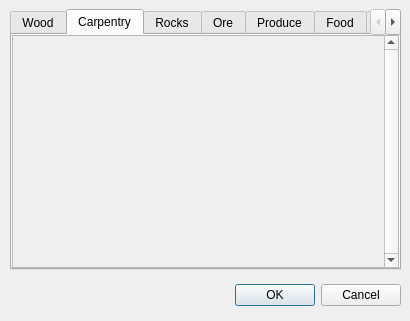
<?xml version="1.0" encoding="UTF-8"?>
<ui version="4.0">
 <class>SourceConfigDialog</class>
 <widget class="QDialog" name="SourceConfigDialog">
  <property name="geometry">
   <rect>
    <x>0</x>
    <y>0</y>
    <width>410</width>
    <height>321</height>
   </rect>
  </property>
  <property name="windowTitle">
   <string>Dialog</string>
  </property>
  <widget class="QDialogButtonBox" name="buttonBox">
   <property name="geometry">
    <rect>
     <x>40</x>
     <y>280</y>
     <width>361</width>
     <height>31</height>
    </rect>
   </property>
   <property name="orientation">
    <enum>Qt::Horizontal</enum>
   </property>
   <property name="standardButtons">
    <set>QDialogButtonBox::Cancel|QDialogButtonBox::Ok</set>
   </property>
  </widget>
  <widget class="QTabWidget" name="tabWidget">
   <property name="geometry">
    <rect>
     <x>10</x>
     <y>9</y>
     <width>391</width>
     <height>261</height>
    </rect>
   </property>
   <property name="currentIndex">
    <number>1</number>
   </property>
   <widget class="QWidget" name="tabWood">
    <attribute name="title">
     <string>Wood</string>
    </attribute>
    <layout class="QVBoxLayout" name="verticalLayout">
     <property name="leftMargin">
      <number>0</number>
     </property>
     <property name="topMargin">
      <number>0</number>
     </property>
     <property name="rightMargin">
      <number>0</number>
     </property>
     <property name="bottomMargin">
      <number>0</number>
     </property>
     <item>
      <widget class="QScrollArea" name="scrollArea">
       <property name="verticalScrollBarPolicy">
        <enum>Qt::ScrollBarAlwaysOn</enum>
       </property>
       <property name="horizontalScrollBarPolicy">
        <enum>Qt::ScrollBarAsNeeded</enum>
       </property>
       <property name="sizeAdjustPolicy">
        <enum>QAbstractScrollArea::AdjustToContents</enum>
       </property>
       <property name="widgetResizable">
        <bool>true</bool>
       </property>
       <widget class="QWidget" name="scrollContents_Wood">
        <property name="geometry">
         <rect>
          <x>0</x>
          <y>0</y>
          <width>371</width>
          <height>223</height>
         </rect>
        </property>
        <layout class="QVBoxLayout" name="verticalLayout_6">
         <item>
          <layout class="QGridLayout" name="gridLayoutWood">
           <property name="sizeConstraint">
            <enum>QLayout::SetFixedSize</enum>
           </property>
          </layout>
         </item>
        </layout>
       </widget>
      </widget>
     </item>
    </layout>
   </widget>
   <widget class="QWidget" name="tabCarpentry">
    <attribute name="title">
     <string>Carpentry</string>
    </attribute>
    <layout class="QVBoxLayout" name="verticalLayout_2">
     <property name="leftMargin">
      <number>0</number>
     </property>
     <property name="topMargin">
      <number>0</number>
     </property>
     <property name="rightMargin">
      <number>0</number>
     </property>
     <property name="bottomMargin">
      <number>0</number>
     </property>
     <item>
      <widget class="QScrollArea" name="scrollArea_2">
       <property name="verticalScrollBarPolicy">
        <enum>Qt::ScrollBarAlwaysOn</enum>
       </property>
       <property name="horizontalScrollBarPolicy">
        <enum>Qt::ScrollBarAsNeeded</enum>
       </property>
       <property name="sizeAdjustPolicy">
        <enum>QAbstractScrollArea::AdjustToContents</enum>
       </property>
       <property name="widgetResizable">
        <bool>true</bool>
       </property>
       <widget class="QWidget" name="scrollContents_Capentry">
        <property name="geometry">
         <rect>
          <x>0</x>
          <y>0</y>
          <width>371</width>
          <height>223</height>
         </rect>
        </property>
        <layout class="QVBoxLayout" name="verticalLayout_15">
         <item>
          <layout class="QGridLayout" name="gridLayoutCarpentry">
           <property name="sizeConstraint">
            <enum>QLayout::SetFixedSize</enum>
           </property>
          </layout>
         </item>
        </layout>
       </widget>
      </widget>
     </item>
    </layout>
   </widget>
   <widget class="QWidget" name="tabRocks">
    <attribute name="title">
     <string>Rocks</string>
    </attribute>
    <layout class="QVBoxLayout" name="verticalLayout_3">
     <property name="leftMargin">
      <number>0</number>
     </property>
     <property name="topMargin">
      <number>0</number>
     </property>
     <property name="rightMargin">
      <number>0</number>
     </property>
     <property name="bottomMargin">
      <number>0</number>
     </property>
     <item>
      <widget class="QScrollArea" name="scrollArea_3">
       <property name="verticalScrollBarPolicy">
        <enum>Qt::ScrollBarAlwaysOn</enum>
       </property>
       <property name="horizontalScrollBarPolicy">
        <enum>Qt::ScrollBarAsNeeded</enum>
       </property>
       <property name="sizeAdjustPolicy">
        <enum>QAbstractScrollArea::AdjustToContents</enum>
       </property>
       <property name="widgetResizable">
        <bool>true</bool>
       </property>
       <widget class="QWidget" name="scrollContents_Rocks">
        <property name="geometry">
         <rect>
          <x>0</x>
          <y>0</y>
          <width>371</width>
          <height>223</height>
         </rect>
        </property>
        <layout class="QVBoxLayout" name="verticalLayout_16">
         <item>
          <layout class="QGridLayout" name="gridLayoutRocks">
           <property name="sizeConstraint">
            <enum>QLayout::SetFixedSize</enum>
           </property>
          </layout>
         </item>
        </layout>
       </widget>
      </widget>
     </item>
    </layout>
   </widget>
   <widget class="QWidget" name="tabOre">
    <attribute name="title">
     <string>Ore</string>
    </attribute>
    <layout class="QVBoxLayout" name="verticalLayout_4">
     <property name="leftMargin">
      <number>0</number>
     </property>
     <property name="topMargin">
      <number>0</number>
     </property>
     <property name="rightMargin">
      <number>0</number>
     </property>
     <property name="bottomMargin">
      <number>0</number>
     </property>
     <item>
      <widget class="QScrollArea" name="scrollArea_4">
       <property name="verticalScrollBarPolicy">
        <enum>Qt::ScrollBarAlwaysOn</enum>
       </property>
       <property name="horizontalScrollBarPolicy">
        <enum>Qt::ScrollBarAsNeeded</enum>
       </property>
       <property name="sizeAdjustPolicy">
        <enum>QAbstractScrollArea::AdjustToContents</enum>
       </property>
       <property name="widgetResizable">
        <bool>true</bool>
       </property>
       <widget class="QWidget" name="scrollContents_Ore">
        <property name="geometry">
         <rect>
          <x>0</x>
          <y>0</y>
          <width>371</width>
          <height>223</height>
         </rect>
        </property>
        <layout class="QVBoxLayout" name="verticalLayout_17">
         <item>
          <layout class="QGridLayout" name="gridLayoutOre">
           <property name="sizeConstraint">
            <enum>QLayout::SetFixedSize</enum>
           </property>
          </layout>
         </item>
        </layout>
       </widget>
      </widget>
     </item>
    </layout>
   </widget>
   <widget class="QWidget" name="tabProduce">
    <attribute name="title">
     <string>Produce</string>
    </attribute>
    <layout class="QVBoxLayout" name="verticalLayout_5">
     <property name="leftMargin">
      <number>0</number>
     </property>
     <property name="topMargin">
      <number>0</number>
     </property>
     <property name="rightMargin">
      <number>0</number>
     </property>
     <property name="bottomMargin">
      <number>0</number>
     </property>
     <item>
      <widget class="QScrollArea" name="scrollArea_5">
       <property name="verticalScrollBarPolicy">
        <enum>Qt::ScrollBarAlwaysOn</enum>
       </property>
       <property name="horizontalScrollBarPolicy">
        <enum>Qt::ScrollBarAsNeeded</enum>
       </property>
       <property name="sizeAdjustPolicy">
        <enum>QAbstractScrollArea::AdjustToContents</enum>
       </property>
       <property name="widgetResizable">
        <bool>true</bool>
       </property>
       <widget class="QWidget" name="scrollContents_Produce">
        <property name="geometry">
         <rect>
          <x>0</x>
          <y>0</y>
          <width>371</width>
          <height>223</height>
         </rect>
        </property>
        <layout class="QVBoxLayout" name="verticalLayout_18">
         <item>
          <layout class="QGridLayout" name="gridLayoutProduce">
           <property name="sizeConstraint">
            <enum>QLayout::SetFixedSize</enum>
           </property>
          </layout>
         </item>
        </layout>
       </widget>
      </widget>
     </item>
    </layout>
   </widget>
   <widget class="QWidget" name="tabFood">
    <attribute name="title">
     <string>Food</string>
    </attribute>
    <layout class="QVBoxLayout" name="verticalLayout_14">
     <property name="leftMargin">
      <number>0</number>
     </property>
     <property name="topMargin">
      <number>0</number>
     </property>
     <property name="rightMargin">
      <number>0</number>
     </property>
     <property name="bottomMargin">
      <number>0</number>
     </property>
     <item>
      <widget class="QScrollArea" name="scrollArea_11">
       <property name="verticalScrollBarPolicy">
        <enum>Qt::ScrollBarAlwaysOn</enum>
       </property>
       <property name="horizontalScrollBarPolicy">
        <enum>Qt::ScrollBarAsNeeded</enum>
       </property>
       <property name="sizeAdjustPolicy">
        <enum>QAbstractScrollArea::AdjustToContents</enum>
       </property>
       <property name="widgetResizable">
        <bool>true</bool>
       </property>
       <widget class="QWidget" name="scrollContents_Food">
        <property name="geometry">
         <rect>
          <x>0</x>
          <y>0</y>
          <width>371</width>
          <height>223</height>
         </rect>
        </property>
        <layout class="QVBoxLayout" name="verticalLayout_19">
         <item>
          <layout class="QGridLayout" name="gridLayoutFood">
           <property name="sizeConstraint">
            <enum>QLayout::SetFixedSize</enum>
           </property>
          </layout>
         </item>
        </layout>
       </widget>
      </widget>
     </item>
    </layout>
   </widget>
   <widget class="QWidget" name="tabFluid">
    <attribute name="title">
     <string>Fluid</string>
    </attribute>
    <layout class="QVBoxLayout" name="verticalLayout_13">
     <property name="leftMargin">
      <number>0</number>
     </property>
     <property name="topMargin">
      <number>0</number>
     </property>
     <property name="rightMargin">
      <number>0</number>
     </property>
     <property name="bottomMargin">
      <number>0</number>
     </property>
     <item>
      <widget class="QScrollArea" name="scrollArea_12">
       <property name="verticalScrollBarPolicy">
        <enum>Qt::ScrollBarAlwaysOn</enum>
       </property>
       <property name="horizontalScrollBarPolicy">
        <enum>Qt::ScrollBarAsNeeded</enum>
       </property>
       <property name="sizeAdjustPolicy">
        <enum>QAbstractScrollArea::AdjustToContents</enum>
       </property>
       <property name="widgetResizable">
        <bool>true</bool>
       </property>
       <widget class="QWidget" name="scrollContents_Fluid">
        <property name="geometry">
         <rect>
          <x>0</x>
          <y>0</y>
          <width>371</width>
          <height>223</height>
         </rect>
        </property>
        <layout class="QVBoxLayout" name="verticalLayout_20">
         <item>
          <layout class="QGridLayout" name="gridLayoutFluid">
           <property name="sizeConstraint">
            <enum>QLayout::SetFixedSize</enum>
           </property>
          </layout>
         </item>
        </layout>
       </widget>
      </widget>
     </item>
    </layout>
   </widget>
  </widget>
 </widget>
 <resources/>
 <connections>
  <connection>
   <sender>buttonBox</sender>
   <signal>accepted()</signal>
   <receiver>SourceConfigDialog</receiver>
   <slot>accept()</slot>
   <hints>
    <hint type="sourcelabel">
     <x>248</x>
     <y>254</y>
    </hint>
    <hint type="destinationlabel">
     <x>157</x>
     <y>274</y>
    </hint>
   </hints>
  </connection>
  <connection>
   <sender>buttonBox</sender>
   <signal>rejected()</signal>
   <receiver>SourceConfigDialog</receiver>
   <slot>reject()</slot>
   <hints>
    <hint type="sourcelabel">
     <x>316</x>
     <y>260</y>
    </hint>
    <hint type="destinationlabel">
     <x>286</x>
     <y>274</y>
    </hint>
   </hints>
  </connection>
 </connections>
</ui>
